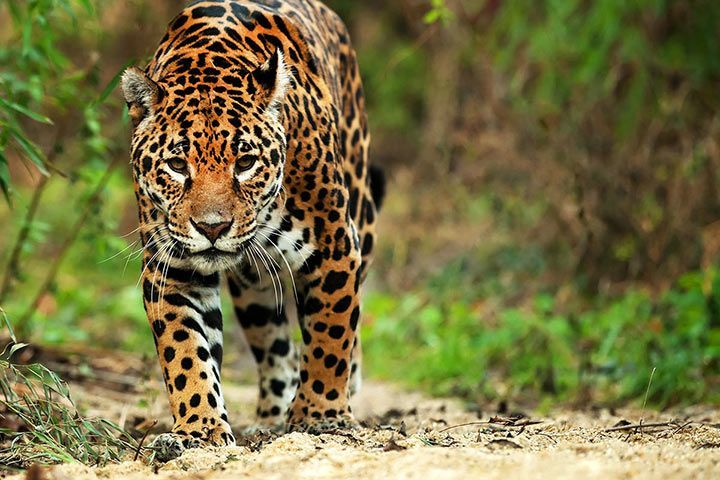
#> input picture LAB 10 - SIFT and Hough/jaguar_facts_l.jpg, 720 x 480 px, found by its file name
$ jupyter execute --allow-errors SIFT_and_Hough.ipynb
#> lines starting #> are read from the running program, lines starting #| are printed output that depends on the picture
[cell 1]
import numpy as np
import matplotlib.pyplot as plt
import cv2
import numpy as np
from google.colab.patches import cv2_imshow

# points
x = np.array([2, 2, 2, 2, 2])
y = np.array([2, 3, 4, 5, 6])

# Fit line
A = np.vstack([x, np.ones_like(x)]).T
m, c = np.linalg.lstsq(A, y, rcond=None)[0]

# plotting points and line
plt.scatter(x, y, label='Points')
plt.plot(x, m*x + c, 'r', label='Fitted line')
plt.legend()
plt.show()
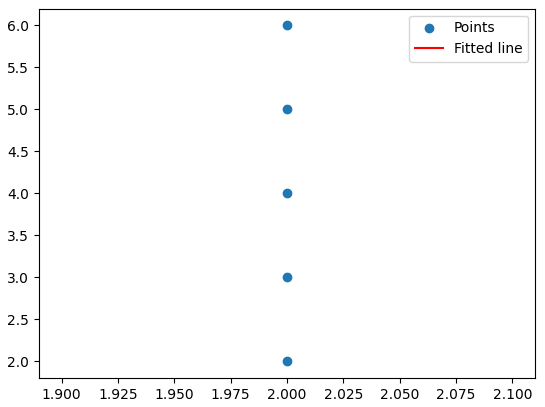
#> figure drawn by matplotlib, 1 panel

print("m:", m)
print("c:", c)

**2. Hough Transform in Python:**

[cell 2]
image = cv2.imread('/content/jaguar_facts_l.jpg', cv2.IMREAD_GRAYSCALE)
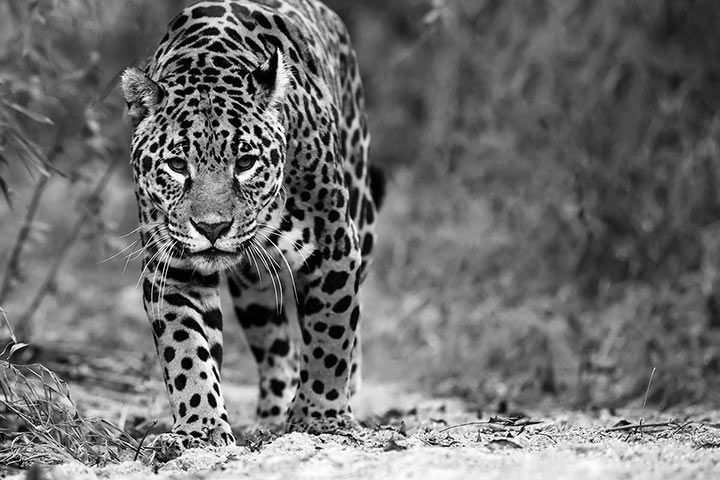
#> image: shape (480, 720); min 0, max 255, mean 110.1

#edge detection using Canny
edges = cv2.Canny(image, 50, 150)
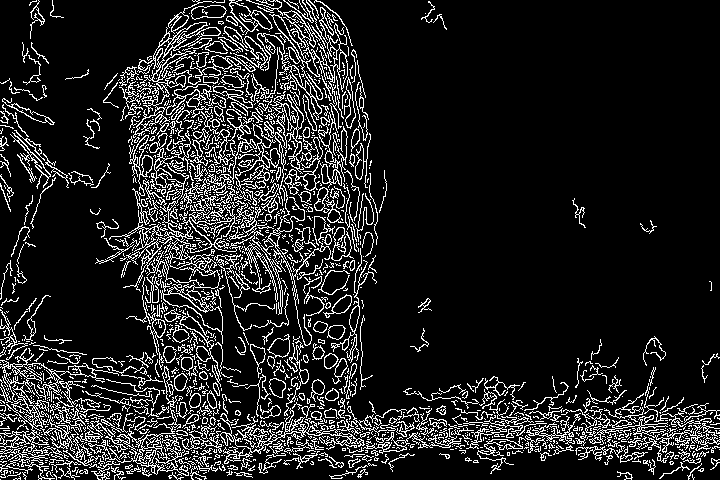
#> edges: shape (480, 720); 13.3% white in thin lines or dots

#Hough line Transform
lines = cv2.HoughLines(edges, 1, np.pi/180, threshold=100)

#ploting lines on the image
for line in lines:
    rho, theta = line[0]
    a = np.cos(theta)
    b = np.sin(theta)
    x0 = a * rho
    y0 = b * rho
    x1 = int(x0 + 1000 * (-b))
    y1 = int(y0 + 1000 * (a))
    x2 = int(x0 - 1000 * (-b))
    y2 = int(y0 - 1000 * (a))
    cv2.line(image, (x1, y1), (x2, y2), (0, 0, 255), 2)
#> this loop made 6587 passes
#> (rho, theta, a, b, x0, y0, x1, y1) on passes 1 to 3: (457, 1.52, 0.0523, 0.999, 23.92, 456.4, -974, 508), (434, 1.57, -4.37e-08, 1, -1.9e-05, 434, -1000, 433), (464, 1.5, 0.0698, 0.998, 32.37, 462.9, -965, 532)

#displayng
plt.imshow(image)
plt.show()

**3. Hough Transform using Built-in Functions:**

[cell 3]
image = cv2.imread('/content/jaguar_facts_l.jpg', cv2.IMREAD_GRAYSCALE)
# Apply edge detection (e.g., using Canny)
edges = cv2.Canny(image, 50, 150)

# Hough Line Transform using built-in function
lines = cv2.HoughLines(edges, 1, np.pi/180, threshold=100)

# Plot the lines on the image
for line in lines:
    rho, theta = line[0]
    a = np.cos(theta)
    b = np.sin(theta)
    x0 = a * rho
    y0 = b * rho
    x1 = int(x0 + 1000 * (-b))
    y1 = int(y0 + 1000 * (a))
    x2 = int(x0 - 1000 * (-b))
    y2 = int(y0 - 1000 * (a))
    cv2.line(image, (x1, y1), (x2, y2), (0, 0, 255), 2)

# Display the image with lines
plt.imshow(image)
plt.show()

**Create an accumulator matrix for the edges in an image.**

[cell 4]
#accumulator matrix for edges
accumulator = np.zeros_like(edges)

#> (the rest of this cell did not finish here and is left out)

**Find the max value in the accumulator matrix**

[cell 5]
#max value in accumulator matrix
max_value = np.max(accumulator)
max_index = np.unravel_index(np.argmax(accumulator), accumulator.shape)
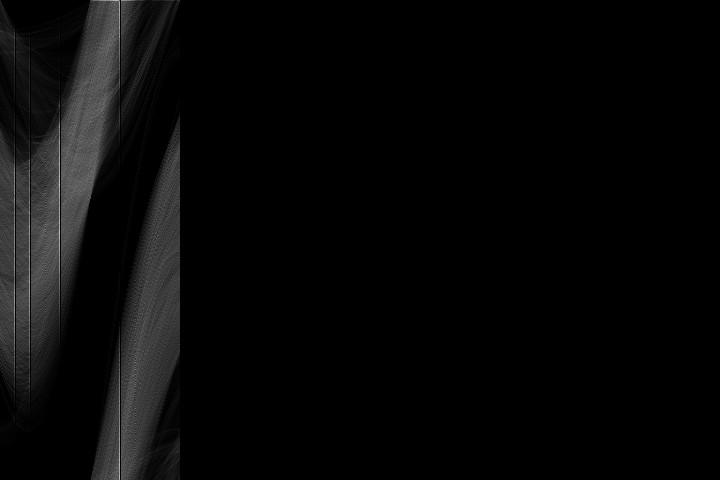
#> accumulator: shape (480, 720); min 0, max 208, mean 8

#plotting accumulator matrix
plt.subplot(2, 3, 6)
plt.imshow(accumulator, cmap='viridis')
plt.title(f'Max Value: {max_value}, Location: {max_index}')

#displaying plots
plt.tight_layout()
plt.show()

**4. SIFT (Scale-Invariant Feature Transform):**

[cell 6]
image = cv2.imread('/content/_130646221_rarejaguarinkaarrivesatchesterzoo-23.jpg')
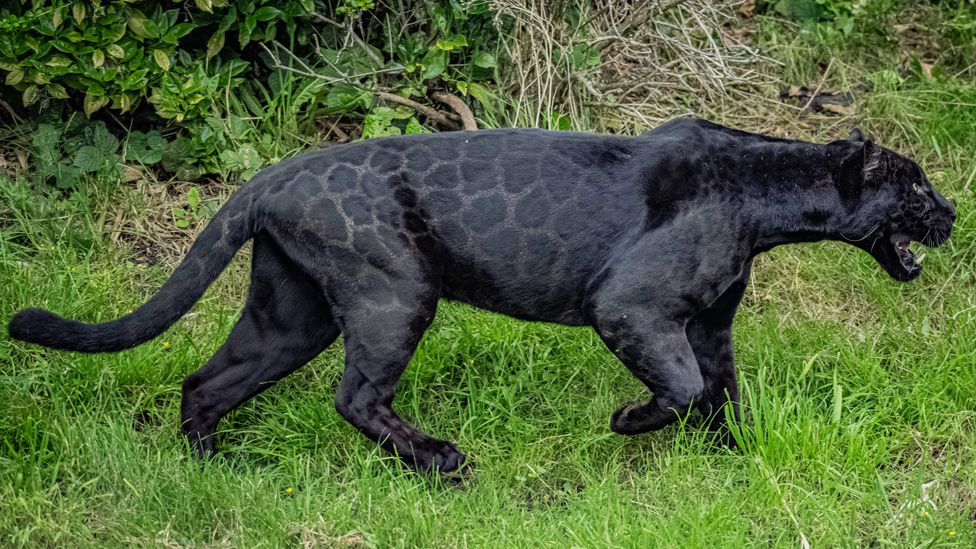
#> input picture LAB 10 - SIFT and Hough/_130646221_rarejaguarinkaarrivesatchesterzoo-23.jpg, 976 x 549 px, found by its file name
#> image is the input picture: shape (549, 976, 3); mean B, G, R 59.4, 101.3, 81.6
#to grayscale
gray = cv2.cvtColor(image, cv2.COLOR_BGR2GRAY)
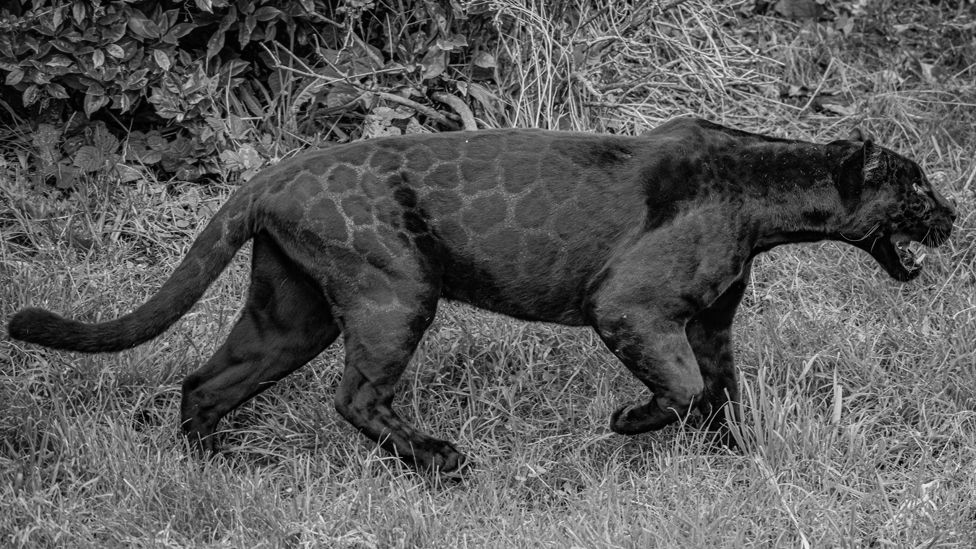
#> gray: shape (549, 976); min 0, max 251, mean 90.7

#initializing the SIFT detector
sift = cv2.SIFT_create()

#detect keypoints and compute descriptors
keypoints, descriptors = sift.detectAndCompute(gray, None)

#draw keypoints on image
image_with_keypoints = cv2.drawKeypoints(image, keypoints, None)
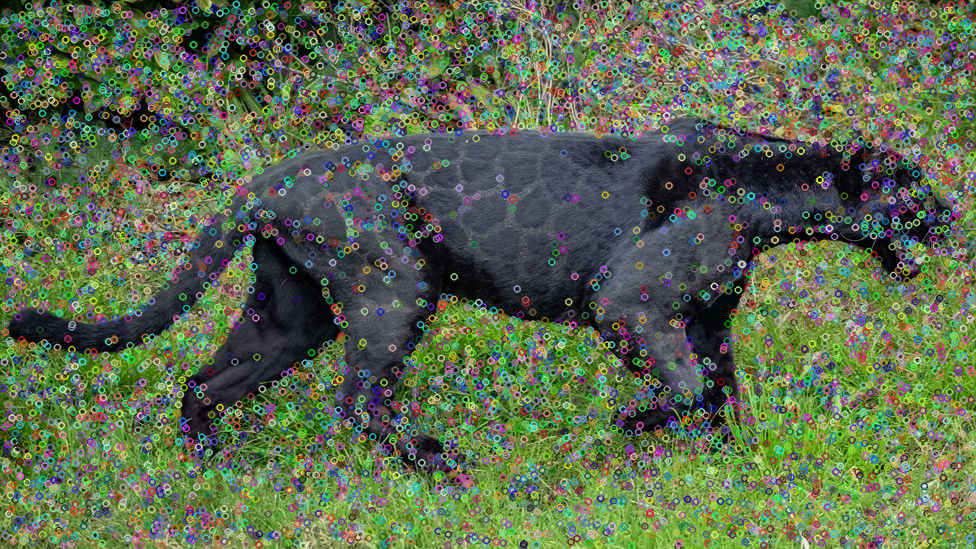
#> image_with_keypoints: shape (549, 976, 3); mean B, G, R 79.3, 106.9, 93.5

#display image with keypoints
cv2_imshow(image_with_keypoints)
